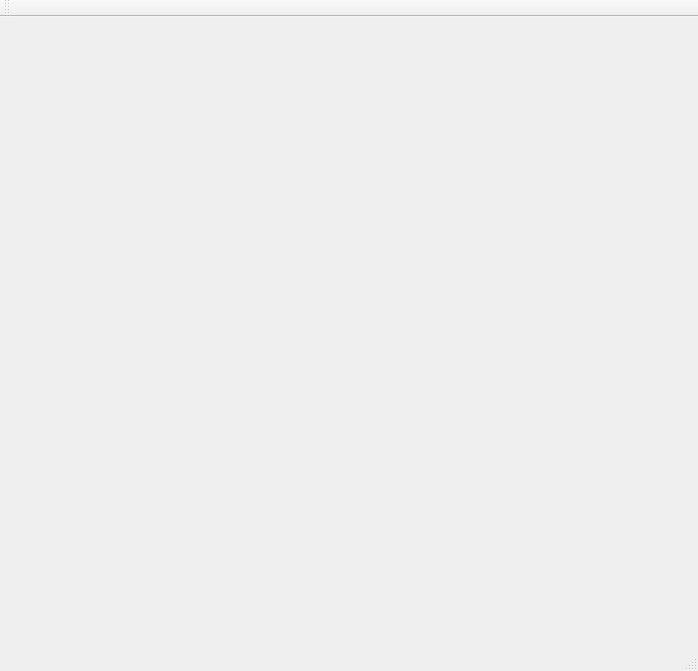
<?xml version="1.0" encoding="UTF-8"?>
<ui version="4.0">
 <class>MainWindow</class>
 <widget class="QMainWindow" name="MainWindow">
  <property name="geometry">
   <rect>
    <x>0</x>
    <y>0</y>
    <width>698</width>
    <height>671</height>
   </rect>
  </property>
  <property name="windowTitle">
   <string>MainWindow</string>
  </property>
  <widget class="QWidget" name="centralWidget">
   <widget class="QGLESWIDGET" name="widget" native="true">
    <property name="geometry">
     <rect>
      <x>10</x>
      <y>10</y>
      <width>600</width>
      <height>600</height>
     </rect>
    </property>
   </widget>
  </widget>
  <widget class="QMenuBar" name="menuBar">
   <property name="geometry">
    <rect>
     <x>0</x>
     <y>0</y>
     <width>698</width>
     <height>25</height>
    </rect>
   </property>
  </widget>
  <widget class="QToolBar" name="mainToolBar">
   <attribute name="toolBarArea">
    <enum>TopToolBarArea</enum>
   </attribute>
   <attribute name="toolBarBreak">
    <bool>false</bool>
   </attribute>
  </widget>
  <widget class="QStatusBar" name="statusBar"/>
 </widget>
 <layoutdefault spacing="6" margin="11"/>
 <customwidgets>
  <customwidget>
   <class>QGLESWIDGET</class>
   <extends>QWidget</extends>
   <header>qgleswidget.h</header>
   <container>1</container>
  </customwidget>
 </customwidgets>
 <resources/>
 <connections/>
</ui>
